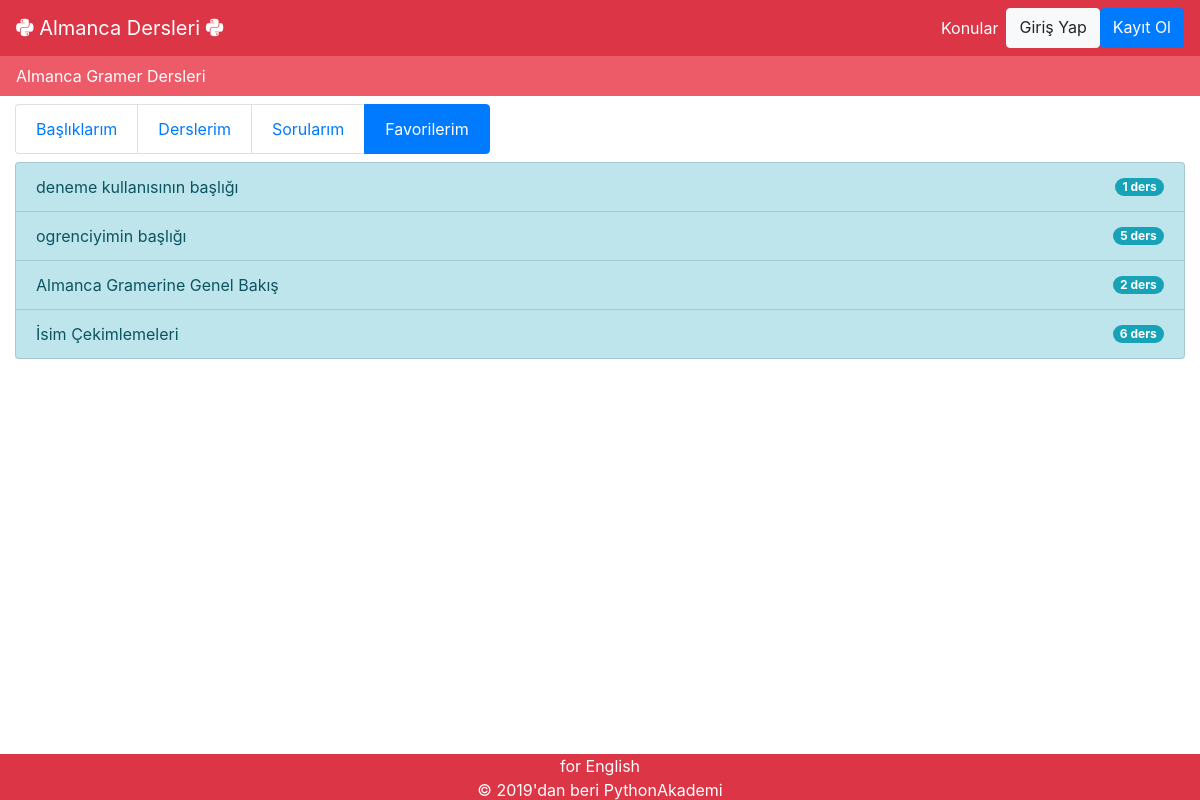
/profil/ogrenci/1/favoriler/, run on the app's committed database.
### dersler/models.py (models this page shows, shortened)
class Baslik(models.Model):
	title = models.CharField(max_length = 100)
	owner = models.ForeignKey(User, on_delete=models.CASCADE)
	content = models.TextField(blank = True)
	ranking = models.IntegerField("Sıra", default = 0)
	publishing_date = models.DateTimeField(verbose_name="yayımlanma_tarihi",auto_now_add=True)
	updating_date = models.DateTimeField(verbose_name="güncellenme_tarihi", auto_now = True)
	youtube_urli = models.URLField("Youtube Url Adresi", blank = True)
	views = models.IntegerField(default = 0)
	favori_sayisi = models.IntegerField(default = 0)
	begenilme_sayisi = models.IntegerField(default = 0)
	objects = models.Manager()
	def get_absolute_url(self):
		return reverse('dersler:baslik_detail', kwargs={'pk':self.pk})
	def ders_sayisi(self):
		return self.ders_set.count()

### profil/views.py (the view)
# urls.py: path('ogrenci/<int:ogrenci_id>/favoriler/', favoriler, name='favoriler'),
def favoriler(request, ogrenci_id):
	user = get_object_or_404(User.objects.select_related("student"), pk = ogrenci_id)
	basliklar = user.student.favoriler.all().prefetch_related("ders_set")
	context = {
		'basliklar': basliklar,
		'ogrenci_id': ogrenci_id,
		'active': "active",
	}
	return render(request, 'profil/favoriler.html', context)

### templates/profil/favoriler.html
{% extends 'base.html' %}
{% load static %}
{% block body %}
<div class = "container-fluid">
	<ul class="list-group list-group-horizontal-sm mb-2 mt-2">
		<a href = "{% url 'profil:ogrenci_profil' ogrenci_id %}" class="list-group-item">Başlıklarım</a>
		<a href = "{% url 'profil:derslerim' ogrenci_id %}" class="list-group-item">Derslerim</a>
		<a href = "{% url 'profil:sorular' ogrenci_id %}" class="list-group-item">Sorularım</a>
		<a href = "{% url 'profil:favoriler' ogrenci_id %}" class="list-group-item {{active}}">Favorilerim</a>
	</ul>
	<div class="list-group">
	  {% for baslik in basliklar %}
		<a href="{{baslik.get_absolute_url}}" id = "{{baslik.id}}" class="list-group-item list-group-item-action list-group-item-info d-flex justify-content-between align-items-center">{{baslik.title}} <span class="badge badge-info badge-pill">{{baslik.ders_sayisi}} ders</span></a>
	  {% endfor %}
	</div>
</div>
{% endblock %}

### data on the page
Baslik: title "deneme kullanısının başlığı", ders_sayisi "1"
Baslik: title "ogrenciyimin başlığı", ders_sayisi "5"
Baslik: title "Almanca Gramerine Genel Bakış", ders_sayisi "2"
Baslik: title "İsim Çekimlemeleri", ders_sayisi "6"
